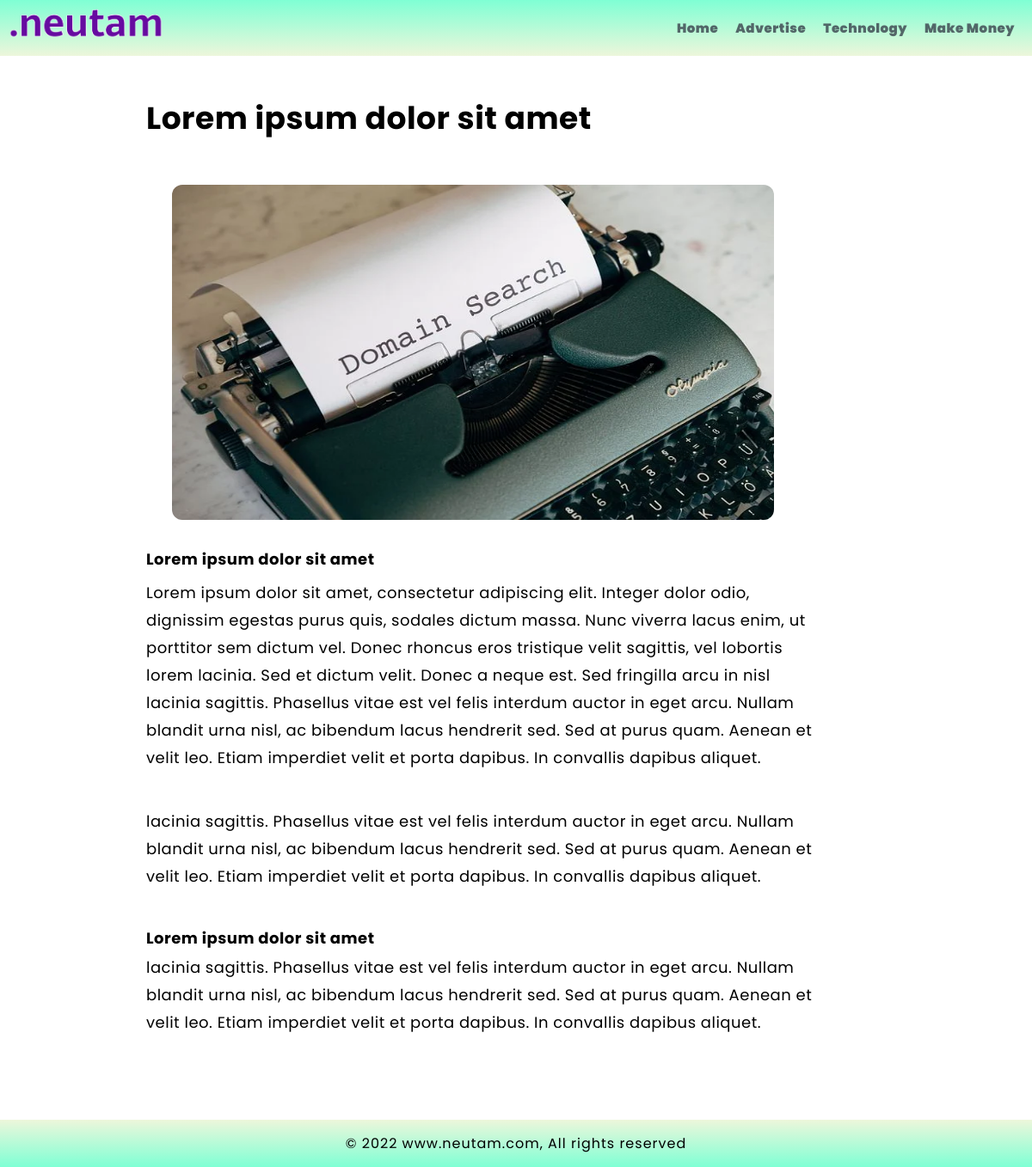
Page /ades/1/ on the committed database.
### blogpost/models.py (models this page shows)
class Advertise(models.Model):
    title = models.CharField(max_length=500)
    photo = models.ImageField(upload_to="myimage")
    date = models.DateTimeField(auto_now_add=True)
    website = models.URLField(max_length=50,blank=True)
    webname = models.CharField(max_length=50,blank=True)
    desc = models.TextField(max_length=2500)
    subtitleone = models.CharField(max_length=500,blank=True)
    subphotoone = models.ImageField(upload_to="myimage",blank=True)
    subdescone = models.TextField(max_length=2500,blank=True)
    subtitletwo = models.CharField(max_length=500,blank=True)
    subphototwo = models.ImageField(upload_to="myimage",blank=True)
    subdesctwo = models.TextField(max_length=2500,blank=True)
    subtitlethree = models.CharField(max_length=500,blank=True)
    subphotothree = models.ImageField(upload_to="myimage",blank=True)
    subdescthree = models.TextField(max_length=2500,blank=True)

### blogpost/views.py (the view)
# urls.py: path('ades/<int:id>/', views.ads_desc, name='ads-desc'),
def ads_desc(request, id):
    pi = Advertise.objects.get(pk=id)
    return render(request, 'blogpost/ads-desc.html',{'pi':pi})

### blogpost/templates/blogpost/ads-desc.html (shortened to what this page needs)
{% extends 'blogpost/base.html'%}
{% load static %}
{% block content %}
<div class="desc_man_box">
        <div class="desc_heading_con">
            <h1>{{pi.title}}</h1>
        </div>
        <div class="desc_head_con_img">
            <img src="{{pi.photo.url}}" alt="{{pi.title|truncatewords:10}}" width="100%" height="100%">
        </div>
        <div class="desc_title_con">
             <h4>{{pi.subtitleone}}</h4>
            <p>{{pi.desc}}</p>
        </div>
        <div class="desc_title_con">
            <p>{{pi.subdescone}}</p>
        </div>
        <div class="desc_title_con">
            <h4>{{pi.subtitletwo}}</h4>
            <p>{{pi.subdesctwo}}</p>
        </div>
        <div class="desc_title_con">
        </div>
</div>
{% endblock content %}

### blogpost/static/blogpost/css/style.css (style rules this page uses)
* { margin: 0; padding: 0; box-sizing: border-box; }
body { padding: 0; font-family: 'Inter', sans-serif; font-family: 'Poppins', sans-serif; letter-spacing: 0.5px; }
@media screen and (max-width:1368px) { .desc_man_box { width: 820px; height: auto; border: 0px solid black; margin: 45px 50px; font-size: 18px; } }
@media screen and (max-width:1368px) { .desc_man_box h1 { margin-left: 20px; } }
@media screen and (max-width:1368px) { .desc_head_con_img { width: 700px; height: 390px; border: 0px solid rgb(76, 76, 238); border-radius: 12px; margin: 50px 30px 0px 50px; padding: 0.1px; } }
@media screen and (max-width:1368px) { .desc_head_con_img img { border-radius: 12px; } }
@media screen and (max-width:1368px) { .desc_title_con { width: auto; height: auto; border: 0px solid red; padding: 0px 20px 10px 20px; margin-top: 32px; } }
@media screen and (max-width:1368px) { .desc_title_con p { line-height: 32px; } }
@media screen and (max-width:1368px) { .desc_title_con h4 { width: 520px; height: auto; border: 0px solid black; margin-bottom: 5px; } }
@media screen and (max-width:1210px) { body { margin: 0; padding: 0; font-family: 'Inter', sans-serif; font-family: 'Poppins', sans-serif; letter-spacing: 0.5px; } }

### rows in the picture
Advertise: title "Lorem ipsum dolor sit amet", photo (picture), subtitleone "Lorem ipsum dolor sit amet", desc "Lorem ipsum dolor sit amet, consectetur adipiscing elit. Integer dolor odio, dignissim egestas purus quis, sodales dictum massa. Nunc viverra lacus enim, ut porttitor sem dictum vel. Donec rhoncus eros tristique velit sagittis, vel lobortis lorem lacinia. Sed et dictum velit. Donec a neque est. Sed fringilla arcu in nisl lacinia sagittis. Phasellus vitae est vel felis interdum auctor in eget arcu. Nullam blandit urna nisl, ac bibendum lacus hendrerit sed. Sed at purus quam. Aenean et velit leo. Etiam imperdiet velit et porta dapibus. In convallis dapibus aliquet.", subdescone "lacinia sagittis. Phasellus vitae est vel felis interdum auctor in eget arcu. Nullam blandit urna nisl, ac bibendum lacus hendrerit sed. Sed at purus quam. Aenean et velit leo. Etiam imperdiet velit et porta dapibus. In convallis dapibus aliquet.", subtitletwo "Lorem ipsum dolor sit amet", subdesctwo "lacinia sagittis. Phasellus vitae est vel felis interdum auctor in eget arcu. Nullam blandit urna nisl, ac bibendum lacus hendrerit sed. Sed at purus quam. Aenean et velit leo. Etiam imperdiet velit et porta dapibus. In convallis dapibus aliquet."
